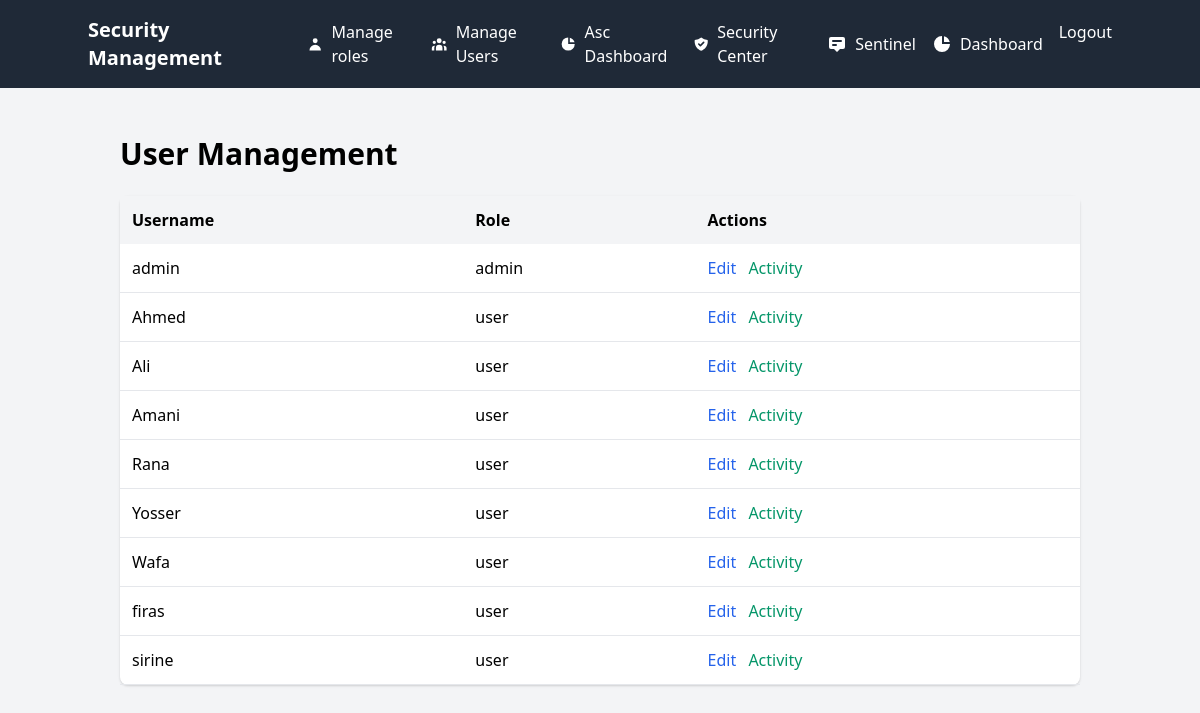
The app's page /admin/users (signed in) with its own data.
### app.py (models this page shows)
class User(UserMixin, db.Model):
    id = db.Column(db.Integer, primary_key=True)
    username = db.Column(db.String(80), unique=True, nullable=False)
    email = db.Column(db.String(120), unique=True, nullable=False)
    password_hash = db.Column(db.String(120), nullable=False)
    role = db.Column(db.String(20), nullable=False, default='user')
    totp_secret = db.Column(db.String(120), nullable=True)
    role_id = db.Column(db.Integer, db.ForeignKey('role.id'), nullable=True)
    role_relation = db.relationship('Role', backref='users', foreign_keys=[role_id])
    is_active = db.Column(db.Boolean, default=True)
    def has_permission(self, permission_name):
        if not self.role_relation:
            return False
        return db.session.query(
            exists().where(
                and_(
                    RolePermission.role_id == self.role_relation.id,
                    RolePermission.permission_id == Permission.id,
                    Permission.name == permission_name
                )
            )
        ).scalar()

### app.py (the view)
@admin_bp.route('/users')
@login_required
def users():
    if current_user.role != 'admin':
        flash('Access denied. Admin rights required.', 'danger')
        return redirect(url_for('index'))
    users = User.query.all()
    return render_template('admin/users.html', users=users)

### app.py (called while the page is built)
@login_manager.user_loader
def load_user(user_id):
    return db.session.get(User, int(user_id))

### templates/admin/users.html
{% extends "base.html" %}
{% block content %}
<div class="container mx-auto px-4 py-8">
    <h1 class="text-3xl font-bold mb-6">User Management</h1>
    <div class="bg-white shadow rounded-lg">
        <table class="w-full">
            <thead class="bg-gray-100">
                <tr>
                    <th class="p-3 text-left">Username</th>
                    <th class="p-3 text-left">Role</th>
                    <th class="p-3 text-left">Actions</th>
                </tr>
            </thead>
            <tbody>
                {% for user in users %}
                <tr class="border-b">
                    <td class="p-3">{{ user.username }}</td>
                    <td class="p-3">{{ user.role }}</td>
                    <td class="p-3 space-x-2">
                        <a href="{{ url_for('admin.edit_user', user_id=user.id) }}"
                           class="text-blue-600 hover:underline">Edit</a>
                        <a href="{{ url_for('admin.user_activity', user_id=user.id) }}"
                           class="text-green-600 hover:underline">Activity</a>
                    </td>
                </tr>
                {% endfor %}
            </tbody>
        </table>
    </div>
</div>
{% endblock %}

### records on screen
User: username "admin", role "admin"
User: username "Ahmed", role "user"
User: username "Ali", role "user"
User: username "Amani", role "user"
User: username "Rana", role "user"
User: username "Yosser", role "user"
User: username "Wafa", role "user"
User: username "firas", role "user"
User: username "sirine", role "user"
